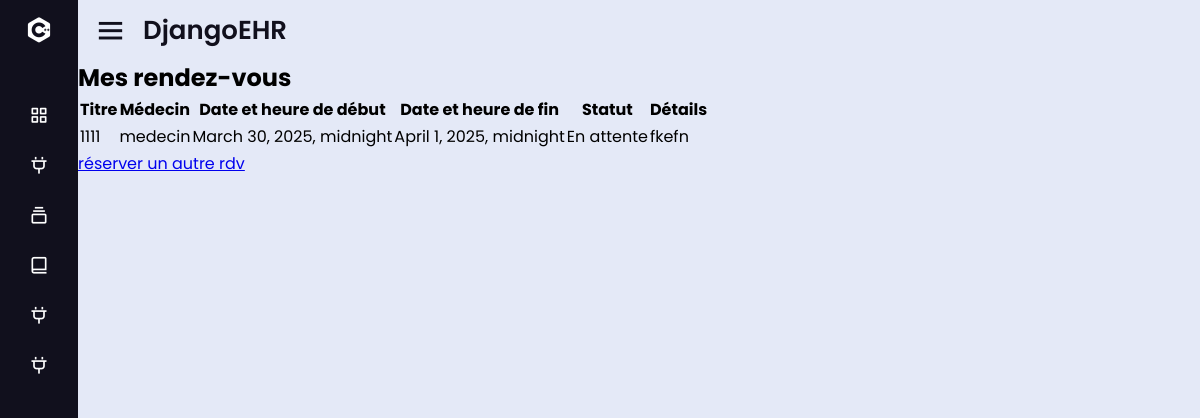
Page /appointments/ (signed in) on the committed database.
### patient/models.py (models this page shows, shortened)
class Appointment(models.Model):
    patient = models.ForeignKey(Patient, on_delete=models.CASCADE)
    doctor = models.ForeignKey(Doctor, on_delete=models.CASCADE)
    title = models.CharField(max_length=100)
    statut = models.CharField(max_length=20, choices=[('en_attente', 'En attente'), ('confirme', 'Confirmé'), ('annule', 'Annulé')], default='en_attente')
    start_datetime = models.DateTimeField()
    end_datetime = models.DateTimeField()
    detail = models.TextField()
    hospital = models.ForeignKey(Hospital, on_delete=models.CASCADE)
    statut = models.CharField(
    max_length=20,
    choices=[
        ('en_attente', 'En attente'),
        ('confirme', 'Confirmé'),
        ('refuse', 'Refusé')
    ],
    default='en_attente'
    )

class Doctor(models.Model):
    user = models.OneToOneField(User, on_delete=models.CASCADE, null=True, blank=True)
    SPECIALISATIONS = [
        ('generaliste', 'Généraliste'),
        ('radiologue', 'Radiologue'),
        ('laborantin', 'Laborantin'),
        ('cardiologue', 'Cardiologue'),
        ('dermatologue', 'Dermatologue'),
        ('endocrinologue', 'Endocrinologue'),
        ('gastroenterologue', 'Gastro-entérologue'),
        ('gynecologue', 'Gynécologue'),
        ('neurologue', 'Neurologue'),
        ('ophtalmologue', 'Ophtalmologue'),
        ('orthopediste', 'Orthopédiste'),
        ('otorhinolaryngologiste', 'ORL (Oto-rhino-laryngologiste)'),
        ('pediatre', 'Pédiatre'),
        ('psychiatre', 'Psychiatre'),
        ('pneumologue', 'Pneumologue'),
        ('rhumatologue', 'Rhumatologue'),
        ('urologue', 'Urologue'),
        ('anesthesiste', 'Anesthésiste'),
        ('oncologue', 'Oncologue'),
        ('hematologue', 'Hématologue'),
        ('medecin_du_travail', 'Médecin du Travail'),
        ('medecin_urgentiste', 'Médecin Urgentiste'),
    ]
    specialization = models.CharField(max_length=100, choices=SPECIALISATIONS, default='generaliste')
    name = models.CharField(max_length=100, null=True, blank=True)
    gender = models.CharField(max_length=100, null=True, blank=True)
    license_number = models.CharField(max_length=50, null=True, blank=True)
    contact_number = models.CharField(max_length=20, null=True, blank=True)
    bio = models.TextField(null=True, blank=True)
    hospital = models.OneToOneField(Hospital, on_delete=models.CASCADE, null=True, blank=True)

### patient/views.py (the view)
# urls.py: path('appointments/', views.patient_appointments, name='patient_appointments'),
@login_required
def patient_appointments(request):
    user = request.user
    try:
        patient = Patient.objects.get(user=user)
    except Patient.DoesNotExist:
        return redirect('profile')  # Redirige vers le profil si l'utilisateur n'est pas un patient
    appointments = Appointment.objects.filter(patient=patient).order_by('-start_datetime')
    return render(request, 'patient/appointments.html', {'appointments': appointments})

### patient/templates/patient/appointments.html (shortened to what this page needs)
{% extends "patient/base.html" %}
{%load static%}
{% block content %}
{% load crispy_forms_tags %}
<head>
</head>
<body>
    <h1>Mes rendez-vous</h1>
    <table>
        <thead>
            <tr>
                <th>Titre</th>
                <th>Médecin</th>
                <th>Date et heure de début</th>
                <th>Date et heure de fin</th>
                <th>Statut</th>
                <th>Détails</th>
            </tr>
        </thead>
        <tbody>
            {% for appointment in appointments %}
            <tr>
                <td>{{ appointment.title }}</td>
                <td>{{ appointment.doctor.user.username }}</td>
                <td>{{ appointment.start_datetime }}</td>
                <td>{{ appointment.end_datetime }}</td>
                <td>{{ appointment.get_statut_display }}</td>
                <td>{{ appointment.detail }}</td>
            </tr>
            {% endfor %}
        </tbody>
    </table>
    <a href="/book_appointment">réserver un autre  rdv</a>
</body>
{% endblock %}

### patient/templates/patient/base.html (style rules this page uses)
* { margin: 0; padding: 0; box-sizing: border-box; font-family: 'Poppins', sans-serif; }

### rows in the picture
Appointment: title "1111", doctor.user.username "medecin", start_datetime "March 30, 2025, midnight", end_datetime "April 1, 2025, midnight", statut "En attente", detail "fkefn"
